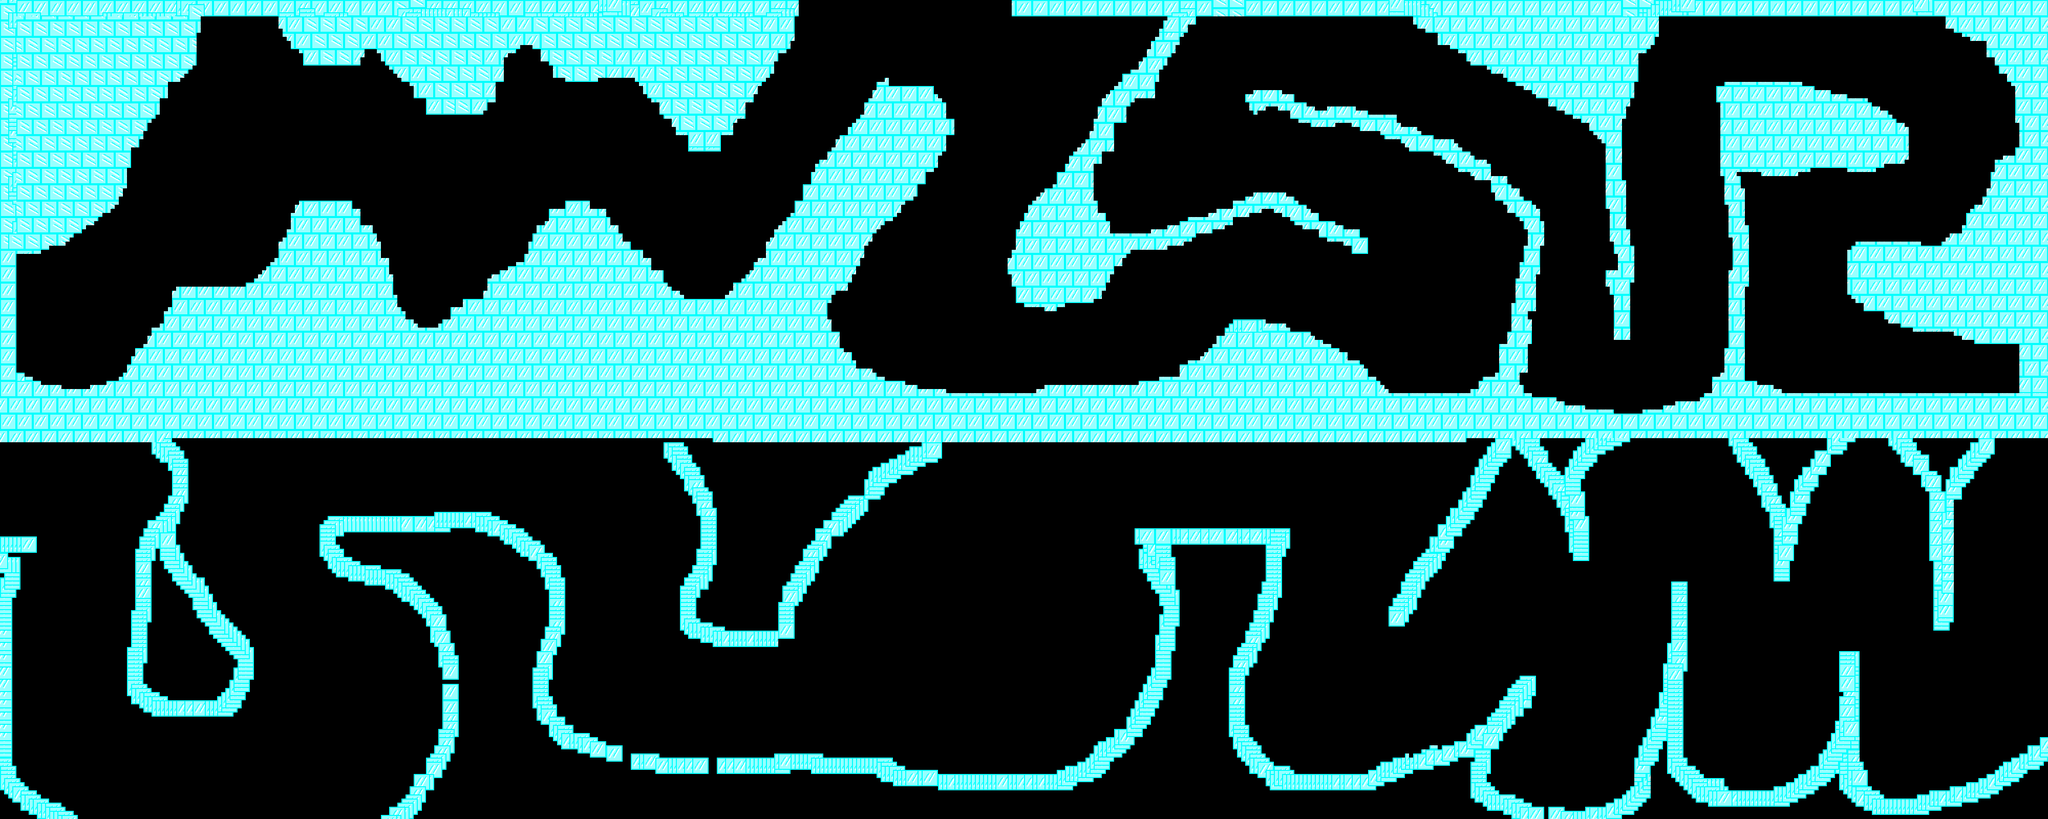

Tiled map render using the project's own tile images. Description and the map definition, with tile-layer contents summarised, below:
An orthogonal 500x200 tile map with 8x8 px tiles, 6 tile layers (main2.2, main2_1, fill, main1.2, ...), 1 hidden layer not drawn and 711 objects.

<map version="1.0" orientation="orthogonal" width="500" height="200" tilewidth="8" tileheight="8">
 <tileset firstgid="1" name="iceTiles2" tilewidth="8" tileheight="8">
  <image source="iceTiles2.png" width="352" height="32" />
 </tileset>
 <layer name="main2.2" width="500" height="200">
  <data>[100000 cells, 6566 non-empty, 16 distinct tile ids]</data>
 </layer>
 <layer name="main2_1" width="500" height="200">
  <data>[100000 cells, 7312 non-empty, 16 distinct tile ids]</data>
 </layer>
 <layer name="fill" width="500" height="200">
  <data>[100000 cells, 6467 non-empty, 16 distinct tile ids]</data>
 </layer>
 <layer name="main1.2" width="500" height="200">
  <data>[100000 cells, 0 non-empty, 0 distinct tile ids]</data>
 </layer>
 <layer name="main1_1" width="500" height="200">
  <data>[100000 cells, 11598 non-empty, 16 distinct tile ids]</data>
 </layer>
 <layer name="spikes" width="500" height="200" visible="0">
  <data>[100000 cells, 556 non-empty, 16 distinct tile ids]</data>
 </layer>
 <layer name="bombs" width="500" height="200">
  <data>[100000 cells, 0 non-empty, 0 distinct tile ids]</data>
 </layer>
 <objectgroup name="Collision" width="500" height="200" />
 <objectgroup name="Corner" width="500" height="200" />
 <objectgroup name="Walls" width="500" height="200" opacity="0.28">
  <object x="24" y="32" width="8" height="736" />
  <object x="3856" y="768" width="112" height="8" />
  <object x="3968" y="32" width="8" height="736" />
  <object x="32" y="24" width="1376" height="8" />
  <object x="1408" y="24" width="1152" height="8" />
  <object x="2560" y="24" width="1192" height="8" />
  <object x="3752" y="24" width="224" height="8" />
  <object x="2872" y="760" width="72" height="8" />
  <object x="2888" y="752" width="64" height="8" />
  <object x="2896" y="744" width="64" height="8" />
  <object x="2904" y="736" width="64" height="8" />
  <object x="2920" y="728" width="48" height="8" />
  <object x="2928" y="720" width="56" height="8" />
  <object x="2936" y="712" width="48" height="8" />
  <object x="2928" y="672" width="56" height="40" />
  <object x="2944" y="648" width="48" height="24" />
  <object x="2952" y="624" width="40" height="24" />
  <object x="2952" y="608" width="32" height="16" />
  <object x="2952" y="592" width="48" height="16" />
  <object x="2960" y="544" width="40" height="48" />
  <object x="2968" y="512" width="8" height="32" />
  <object x="2976" y="480" width="32" height="56" />
  <object x="2984" y="448" width="32" height="32" />
  <object x="2976" y="432" width="40" height="16" />
  <object x="2968" y="424" width="40" height="8" />
  <object x="2960" y="416" width="48" height="8" />
  <object x="2944" y="400" width="56" height="16" />
  <object x="3000" y="408" width="8" height="8" />
  <object x="2936" y="392" width="56" height="8" />
  <object x="2920" y="384" width="56" height="8" />
  <object x="2920" y="368" width="48" height="16" />
  <object x="2944" y="360" width="8" height="8" />
  <object x="2912" y="344" width="8" height="32" />
  <object x="2920" y="344" width="24" height="8" />
  <object x="2880" y="344" width="32" height="8" />
  <object x="2872" y="336" width="8" height="8" />
  <object x="2848" y="328" width="24" height="8" />
  <object x="2840" y="320" width="8" height="8" />
  <object x="2824" y="312" width="16" height="8" />
  <object x="2816" y="304" width="8" height="8" />
  <object x="2800" y="296" width="16" height="8" />
  <object x="2752" y="288" width="48" height="8" />
  <object x="2744" y="280" width="8" height="8" />
  <object x="2736" y="272" width="8" height="8" />
  <object x="2736" y="248" width="32" height="8" />
  <object x="2768" y="256" width="8" height="8" />
  <object x="2776" y="264" width="24" height="8" />
  <object x="2800" y="272" width="40" height="8" />
  <object x="2840" y="280" width="8" height="8" />
  <object x="2848" y="288" width="8" height="8" />
  <object x="2856" y="296" width="16" height="8" />
  <object x="2872" y="304" width="8" height="8" />
  <object x="2880" y="312" width="24" height="8" />
  <object x="2904" y="320" width="8" height="24" />
  <object x="2760" y="32" width="8" height="16" />
  <object x="2768" y="48" width="16" height="8" />
  <object x="2784" y="56" width="24" height="8" />
  <object x="2808" y="64" width="24" height="24" />
  <object x="2832" y="88" width="16" height="8" />
  <object x="2848" y="96" width="16" height="8" />
  <object x="2864" y="104" width="8" height="16" />
  <object x="2872" y="120" width="32" height="8" />
  <object x="2904" y="128" width="8" height="8" />
  <object x="2912" y="136" width="24" height="8" />
  <object x="2936" y="144" width="16" height="8" />
  <object x="2944" y="152" width="8" height="8" />
  <object x="2952" y="160" width="24" height="8" />
  <object x="2976" y="168" width="16" height="8" />
  <object x="2992" y="176" width="8" height="8" />
  <object x="3000" y="184" width="24" height="8" />
  <object x="3024" y="192" width="16" height="16" />
  <object x="3040" y="208" width="16" height="8" />
  <object x="3056" y="216" width="16" height="8" />
  <object x="3072" y="224" width="16" height="8" />
  <object x="3088" y="232" width="16" height="8" />
  <object x="3104" y="240" width="8" height="16" />
  <object x="3112" y="256" width="8" height="8" />
  <object x="3120" y="264" width="8" height="8" />
  <object x="3128" y="272" width="8" height="8" />
  <object x="3136" y="280" width="8" height="128" />
  <object x="3144" y="408" width="8" height="64" />
  <object x="3152" y="472" width="8" height="24" />
  <object x="3160" y="496" width="8" height="32" />
  <object x="3136" y="528" width="40" height="32" />
  <object x="3144" y="560" width="40" height="16" />
  <object x="3152" y="576" width="32" height="88" />
  <object x="3176" y="480" width="16" height="72" />
  <object x="3176" y="448" width="8" height="32" />
  <object x="3168" y="400" width="8" height="48" />
  <object x="3168" y="352" width="8" height="40" />
  <object x="3152" y="248" width="16" height="104" />
  <object x="3152" y="232" width="16" height="8" />
  <object x="3168" y="208" width="8" height="24" />
  <object x="3168" y="192" width="16" height="16" />
  <object x="3184" y="160" width="8" height="32" />
  <object x="3192" y="104" width="8" height="56" />
  <object x="3200" y="96" width="16" height="8" />
  <object x="3216" y="88" width="8" height="8" />
  <object x="3224" y="72" width="8" height="16" />
  <object x="3232" y="32" width="8" height="40" />
  <object x="3344" y="736" width="16" height="24" />
  <object x="3360" y="728" width="8" height="8" />
  <object x="3368" y="680" width="8" height="48" />
  <object x="3376" y="528" width="8" height="152" />
  <object x="3384" y="464" width="8" height="64" />
  <object x="3376" y="400" width="8" height="64" />
  <object x="3368" y="344" width="8" height="56" />
  <object x="3360" y="200" width="8" height="144" />
  <object x="3352" y="168" width="16" height="32" />
  <object x="3368" y="160" width="152" height="8" />
  <object x="3520" y="168" width="24" height="8" />
  <object x="3544" y="176" width="32" height="8" />
  <object x="3576" y="184" width="32" height="8" />
  <object x="3608" y="192" width="40" height="8" />
  <object x="3648" y="200" width="8" height="8" />
  </objectgroup>
 <objectgroup name="Start" width="500" height="200">
  <!-- 1 objects omitted --></objectgroup>
 <objectgroup name="End" width="500" height="200">
  <!-- 1 objects omitted --></objectgroup>
 <objectgroup name="spike" width="500" height="200">
  <!-- 16 objects omitted --></objectgroup>
 <objectgroup name="portal1" width="500" height="200">
  <!-- 1 objects omitted --></objectgroup>
 <objectgroup name="portal2" width="500" height="200">
  <!-- 2 objects omitted --></objectgroup>
 <objectgroup name="egg" width="500" height="200">
  <!-- 95 objects omitted --></objectgroup>
</map>
<!-- 596 of 711 objects omitted -->
